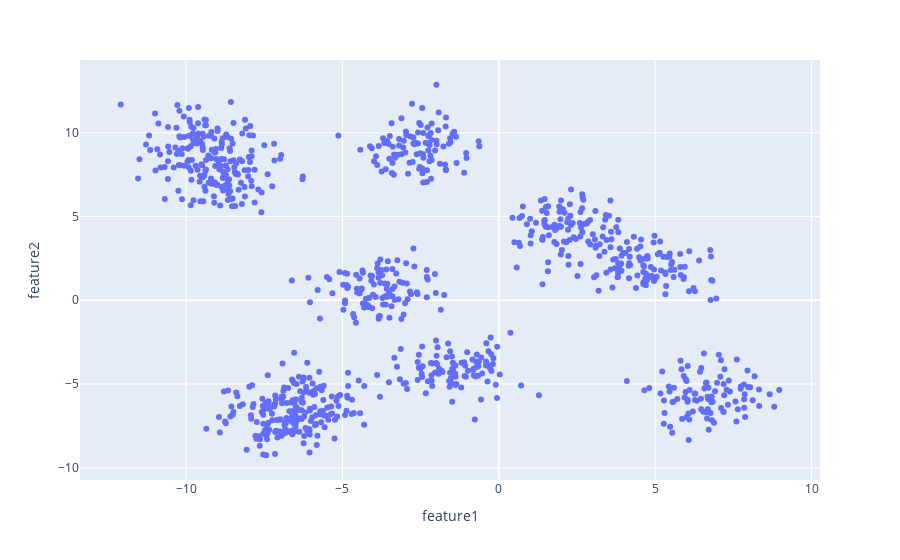

Notebook source saved alongside this figure:
### Code cell
# Creating a scatter plot using plotly express
# Although, we used 10 centers but the plot below shows overlap between some clusters
# We have only 7-8 separable clusters
px.scatter(data, x='feature1', y='feature2')

### Figure 1 — Plotly figure (JSON) as saved in the notebook; plotly's stock layout.template omitted (floating-point values rounded to 4 significant figures; data arrays with more than 128 entries replaced by an {"elided": "..."} marker saying what was removed)
{"data": [{"hovertemplate": "feature1=%{x}<br>feature2=%{y}<extra></extra>", "legendgroup": "", "marker": {"color": "#636efa", "symbol": "circle"}, "mode": "markers", "name": "", "orientation": "v", "showlegend": false, "type": "scatter", "x": {"elided": "1000 float values"}, "xaxis": "x", "y": {"elided": "1000 float values"}, "yaxis": "y"}], "layout": {"legend": {"tracegroupgap": 0}, "margin": {"t": 60}, "xaxis": {"anchor": "y", "domain": [0, 1], "title": {"text": "feature1"}}, "yaxis": {"anchor": "x", "domain": [0, 1], "title": {"text": "feature2"}}}}
